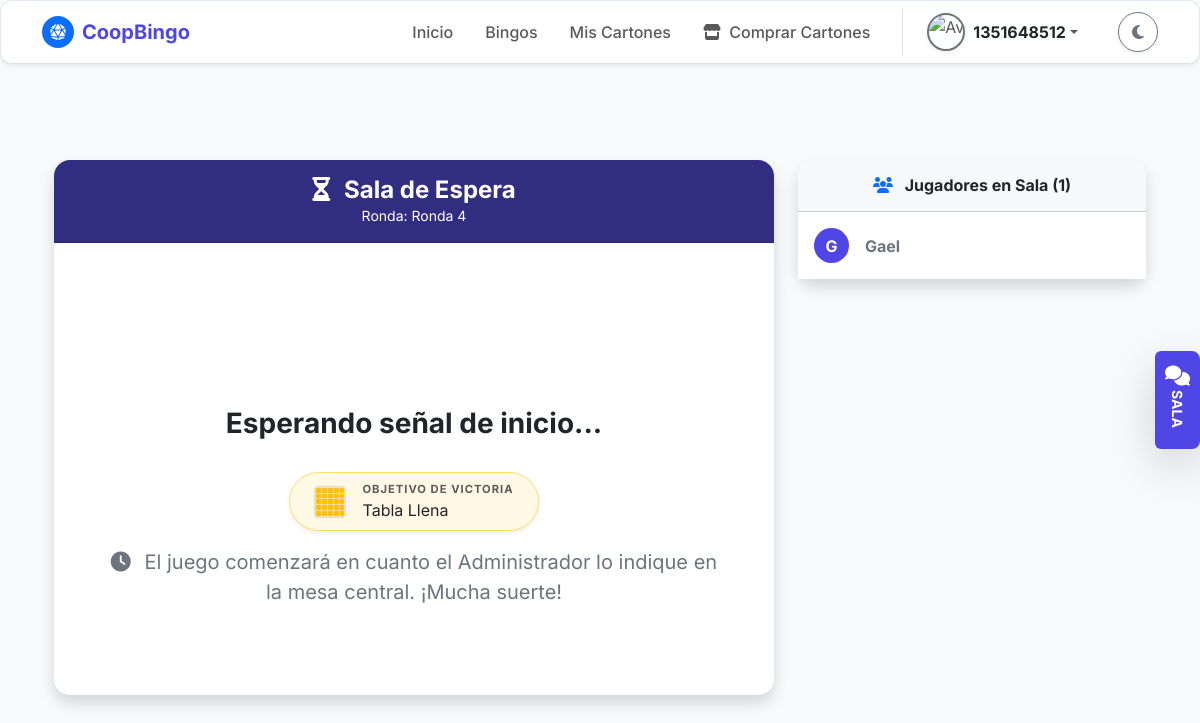
Page /juego/sala-espera/18/ (signed in) on the committed database.
### bingo/models.py (models this page shows, shortened)
class PartidaBingo(models.Model):
    ESTADO_PARTIDA_CHOICES = [
        ('Programada', 'Programada'),
        ('En Juego', 'En Juego'),
        ('Verificando', 'Verificando'),
        ('Desempate', 'Desempate'),
        ('Finalizada', 'Finalizada'),
    ]
    ESTADO_MODALIDAD_CHOICES = [
        ('Las Cuatro Esquinas', 'Las Cuatro Esquinas'),
        ('Tabla Llena', 'Tabla Llena'),
        ('Linea Vertical', 'Linea Vertical'),
        ('En Diagonal', 'En Diagonal'),
        ('Forma de X', 'Forma de X'),
        ('Forma de Cruz', 'Forma de Cruz'),
        ('Marco de Foto', 'Marco de Foto'),
        ('Forma de L', 'Forma de L'),
        ('Forma de C', 'Forma de C'),
        ('Forma de T', 'Forma de T'),
        ('Forma de U', 'Forma de U'),
        ('Forma de H', 'Forma de H'),
        ('Forma de Z', 'Forma de Z'),
        ('Forma de Flecha', 'Forma de Flecha'),
    ]
    ESTADO_PREMIO_MATERIAL_CHOICES = [
        ('No Aplica', 'No Aplica'),
        ('Pendiente', 'Pendiente'),
        ('Entregando', 'Entregando'),
        ('Entregado', 'Entregado'),
    ]
    idpartidabingo = models.AutoField(primary_key=True)
    idbingo = models.ForeignKey(
        'Bingo',
        on_delete=models.PROTECT,
        db_column='idbingo',
        verbose_name="Evento de Bingo"
    )
    idjugadororganador = models.ForeignKey(
        'Jugador',
        on_delete=models.SET_NULL,
        null=True,
        blank=True,
        db_column='idjugadororganador',
        verbose_name="Jugador Organizador / Ganador"
    )
    idaporte = models.ForeignKey(
        'AporteSemanal',
        on_delete=models.SET_NULL,
        null=True,
        blank=True,
        db_column='idaporte',
        verbose_name="Aporte Semanal a la partida de bingo"
    )
    nombreronda = models.CharField(
        max_length=100,
        verbose_name="Nombre de la Ronda"
    )
    modalidad_victoria = models.CharField(
        max_length=50,
        choices=ESTADO_MODALIDAD_CHOICES,
        verbose_name="Modalidad de juego (relleno de carton)"
    )
    valorpremio = models.DecimalField(
        max_digits=10,
        decimal_places=2,
        validators=[MinValueValidator(Decimal('0.00'))],
        null=True,
        blank=True,
        verbose_name="Valor del premio"
    )
    premiomaterial = models.CharField(
        max_length=150,
        null=True,
        blank=True,
        verbose_name="Premio Material"
    )
    estadopremiomaterial = models.CharField(
        max_length=20,
        choices=ESTADO_PREMIO_MATERIAL_CHOICES,
        default='No Aplica',
        verbose_name="Estado Logístico del Premio"
    )
    estadopartida = models.CharField(
        max_length=20,
        choices=ESTADO_PARTIDA_CHOICES,
        default='En Juego',
        verbose_name="Estado de la Partida"
    )
    bolascantadas = models.TextField(
        verbose_name="Historial de Bolas Cantadas"
    )
    ultimabola = models.IntegerField(
        verbose_name="Última Bola Cantada"
    )
    haydesempate = models.BooleanField(
        null=True,
        blank=True,
        verbose_name="¿Hubo Desempate?"
    )
    idbingadores = models.TextField(
        null=True,
        blank=True,
        verbose_name="IDs de los Ganadores"
    )
    bolamayordesempate = models.IntegerField(
        null=True,
        blank=True,
        verbose_name="Bola Mayor (Desempate)"
    )
    sorteodesempate = models.JSONField(null=True, blank=True, default=dict)
    horainicio = models.DateTimeField(
        null=True,
        blank=True,
        verbose_name="Hora de Inicio"
    )
    horafin = models.DateTimeField(
        null=True,
        blank=True,
        verbose_name="Hora de Finalización"
    )
    class Meta:
        db_table = 'PartidaBingo'
        verbose_name = 'Partida de Bingo'
        verbose_name_plural = 'Partidas de BAingo'

class Jugador(models.Model):
    ESTADO_CUENTA_CHOICES = [
        ('Activo', 'Activo'),
        ('Suspendido', 'Suspendido'),
        ('Moroso', 'Moroso'),
    ]
    idjugador = models.AutoField(primary_key=True)
    idsocio = models.ForeignKey(
        'Socio',
        on_delete=models.SET_NULL,
        null=True,
        blank=True,
        db_column='idsocio',
        verbose_name="Socio Vinculado"
    )
    nombresjugador = models.CharField(
        max_length=150,
        null=True,
        blank=True,
        verbose_name="Nombres Completos"
    )
    apellidosjugador = models.CharField(
        max_length=150,
        null=True,
        blank=True,
        verbose_name="Apellidos Completos"
    )
    nacionalidad = models.CharField(max_length=50, default='Ecuatoriana', verbose_name="Nacionalidad")
    cedulaidentidadjugador = models.CharField(
        max_length=20,
        unique=True,
        null=True,
        blank=True,
        verbose_name="Cédula de Identidad"
    )
    foto_cedula_frontal = models.ImageField(upload_to='media/jugador/cedula/frontal/', null=True, blank=True, verbose_name="Foto Cédula Frontal")
    foto_cedula_trasera = models.ImageField(upload_to='media/jugador/cedula/trasera/', null=True, blank=True, verbose_name="Foto Cédula Trasera")
    avatarjugador = models.ImageField(
        upload_to='media/jugador/avatar/',
        null=True,
        blank=True,
        verbose_name="Avatar/Foto"
    )
    aliasjugador = models.CharField(
        max_length=100,
        unique=True,
        null=True,
        blank=True,
        verbose_name="Alias en el Juego"
    )
    correojugador = models.EmailField(
        max_length=200,
        unique=True,
        null=True,
        blank=True,
        verbose_name="Correo Electrónico"
    )
    fecharegistrojugador = models.DateTimeField(
        auto_now_add=True,
        verbose_name="Fecha de Registro"
    )
    saldocreditojugador = models.DecimalField(
        max_digits=10,
        decimal_places=2,
        default=Decimal('0.00'),
        validators=[MinValueValidator(Decimal('0.00'))],
        verbose_name="Saldo/Crédito (Dinero Real)"
    )
    saldovirtualjugador = models.DecimalField(
        max_digits=10,
        decimal_places=2,
        default=Decimal('0.00'),
        validators=[MinValueValidator(Decimal('0.00'))],
        verbose_name="Saldo Virtual (Fichas/Puntos)"
    )
    estadocuentajugador = models.CharField(
        max_length=20,
        choices=ESTADO_CUENTA_CHOICES,
        default='Activo',
        verbose_name="Estado de Cuenta"
    )
    class Meta:
        db_table = 'Jugador'
        verbose_name = 'Jugador'
        verbose_name_plural = 'Jugadores'

### bingo/views.py (the view)
# urls.py: path('juego/sala-espera/<int:id_partida>/', views.sala_espera, name='sala_espera'),
def sala_espera(request, id_partida):
    if not request.user.is_authenticated:
        return render(request, 'cuentas/acceso_denegado.html')
    jugador = Jugador.objects.filter(cedulaidentidadjugador=request.user.username).first()
    if not jugador:
        return redirect('registro_jugador')
    partida = get_object_or_404(PartidaBingo, idpartidabingo=id_partida)
    if partida.estadopartida == 'En Juego':
        return redirect('tablero_tiempo_real', id_partida=partida.idpartidabingo)
    if partida.estadopartida in ['Verificando', 'Desempate'] and partida.idbingadores:
        ids_vip = [int(i.strip()) for i in str(partida.idbingadores).split(',') if i.strip()]
        if jugador.idjugador in ids_vip:
            return redirect('sala_espera_desempate', id_partida=partida.idpartidabingo)
    jugadores_en_sala = Jugador.objects.filter(
        sesionjuego__idpartida=partida,
        sesionjuego__estadosesion='Activa'
    ).distinct().order_by('aliasjugador')
    mensajes_historial = MensajeChat.objects.filter(idbingo=partida.idbingo).order_by('fechahora')
    contexto = {
        'partida': partida,
        'jugador': jugador,
        'jugadores_en_sala': jugadores_en_sala,
        'mensajes_historial': mensajes_historial # Añadir esta línea
    }
    return render(request, 'partida/sala_espera.html', contexto)

### bingo/templates/partida/sala_espera.html (shortened to what this page needs)
{% extends 'comunes/base.html' %}
{% load static %}
{% block content %}
<div class="container mt-5">
    <div class="row justify-content-center">
        <div class="col-md-8 mb-4">
            <div class="card shadow border-0 rounded-4">
                <div class="card-header bg-indigo text-white text-center py-3 rounded-top-4" style="background-color: #312E81;">
                    <h4 class="mb-0 fw-bold"><i class="fas fa-hourglass-half me-2"></i> Sala de Espera</h4>
                    <p class="mb-0 small">Ronda: {{ partida.nombreronda }}</p>
                </div>
                <div class="card-body p-5">
                    <div class="text-center py-4">
                        <h3 class="fw-bold animate__animated animate__pulse animate__infinite">
                            Esperando señal de inicio...
                        </h3>
                        <div class="d-inline-flex align-items-center gap-3 bg-warning bg-opacity-10 border border-warning border-opacity-50 rounded-pill px-4 py-2 mt-4 animate__animated animate__fadeInUp shadow-sm">
                            <div class="render-micro-carton" data-modalidad="{{ partida.modalidad_victoria }}"></div>
                            <div class="text-start">
                                <span class="d-block small text-muted fw-bold text-uppercase" style="font-size: 0.7rem; letter-spacing: 1px;">Objetivo de Victoria</span>
                                    <span class="animate__animated animate__fadeInDown ">{{ partida.modalidad_victoria }}</span>
                            </div>
                        </div>
                        <p class="text-secondary mt-3 fs-5">
                            <i class="fas fa-clock me-2"></i> El juego comenzará en cuanto el Administrador lo indique en la mesa central. ¡Mucha suerte!
                        </p>
                    </div>
                </div>
            </div>
        </div>
        <div class="col-md-4">
            <div class="card shadow border-0 rounded-4">
                <div class="card-header bg-body-tertiary text-center py-3 rounded-top-4">
                    <h6 class="mb-0 fw-bold text-body">
                        <i class="fas fa-users me-2 text-primary"></i> Jugadores en Sala (<span class="contador-dinamico">{{ jugadores_en_sala.count }}</span>)
                    </h6>
                </div>
                <div class="card-body p-0" style="max-height: 300px; overflow-y: auto;">
                    <ul class="list-group list-group-flush lista-jugadores-dinamica">
                        {% for j in jugadores_en_sala %}
                            <li class="list-group-item d-flex align-items-center py-3" data-alias="{{ j.aliasjugador }}">
                                <div class="text-white rounded-circle d-flex justify-content-center align-items-center me-3"
                                     style="width: 35px; height: 35px; font-weight: bold; background-color: #4F46E5;">
                                    {{ j.aliasjugador|slice:":1"|upper }}
                                </div>
                                <span class="fw-bold text-secondary">{{ j.aliasjugador }}</span>
                            </li>
                        {% empty %}
                            <li class="list-group-item text-center text-muted py-4">
                                <i class="fas fa-user-clock mb-2 fs-3 animate__animated animate__fadeInDown"></i><br>
                                Eres el primero en llegar.
                            </li>
                        {% endfor %}
                    </ul>
                </div>
            </div>
        </div>
    </div>
</div>
{% include 'componentes/panel_social.html' %}
{% endblock %}

### bingo/templates/comunes/navbar.html (shortened to what this page needs)
{% load static %}
<nav class="navbar navbar-expand-lg border-bottom card-minimalista mb-4 shadow-sm">
    <div class="container">
        <a class="navbar-brand fw-bold d-flex align-items-center" href="{% url 'inicio' %}" style="color: var(--color-primario);">
            <div class="rounded-circle bg-primary d-flex align-items-center justify-content-center me-2" style="width: 32px; height: 32px;">
                <i class="fas fa-dice-d20 text-white" style="font-size: 16px;"></i>
            </div>
            <span>CoopBingo</span>
        </a>
        <div class="collapse navbar-collapse" id="navPrincipal">
            <ul class="navbar-nav ms-auto align-items-center">
                <li class="nav-item">
                    <a class="nav-link px-3 fw-medium" href="{% url 'inicio' %}">Inicio</a>
                </li>
                <li class="nav-item">
                        <a class="nav-link px-3 fw-medium" href="{% url 'bingo' %}">Bingos</a>
                </li>
                {% if user.is_authenticated %}
                    <li class="nav-item">
                        <a class="nav-link px-3 fw-medium" href="{% url 'mis_cartones' %}">Mis Cartones</a>
                    </li>
                    <li class="nav-item">
                        <a class="nav-link px-3 fw-medium" href="{% url 'venta_cartones' %}">
                            <i class="fas fa-store me-1"></i> Comprar Cartones
                        </a>
                    </li>
                    <li class="nav-item dropdown ms-lg-3 ps-lg-3 border-start-lg">
                        <a class="nav-link dropdown-toggle d-flex align-items-center py-1" href="#" id="userDropdown" role="button" data-bs-toggle="dropdown" aria-expanded="false">
                            {% if request.session.avatar_url %}
                                <img src="{{ request.session.avatar_url }}" alt="Avatar" class="rounded-circle object-fit-cover me-2 border border-2 border-primary shadow-sm" style="width: 38px; height: 38px;">
                            {% else %}
                                <img src="{% static 'img/default_avatar.png' %}" alt="Avatar" class="rounded-circle object-fit-cover me-2 border border-2 border-secondary shadow-sm" style="width: 38px; height: 38px;">
                            {% endif %}
                            <span class="fw-bold text-body">{{ request.session.user_nombre|default:user.first_name }}</span>
                        </a>
                    </li>
                {% endif %}
                <li class="nav-item ms-lg-3 ps-lg-3 mt-3 mt-lg-0 pt-3 pt-lg-0">
                    <button class="btn btn-outline-secondary rounded-circle shadow-sm d-flex justify-content-center align-items-center" id="themeToggle" style="width: 40px; height: 40px;">
                        <i class="fas fa-moon" id="themeIcon"></i>
                    </button>
                </li>
            </ul>
        </div>
    </div>
</nav>

### bingo/static/css/base.css (style rules this page uses)
:root { --bg-principal: #f8fafc; --bg-tarjetas: #ffffff; --texto-principal: #1e293b; --texto-secundario: #64748b; --color-primario: #4f46e5; --color-primario-hover: #4338ca; --borde-suave: 1px solid #e2e8f0; --sombra-minimalista: 0 4px 6px -1px rgba(0, 0, 0, 0.05), 0 2px 4px -1px rgba(0, 0, 0, 0.03); }
body { background-color: var(--bg-principal); color: var(--texto-principal); font-family: 'Inter', sans-serif; transition: background-color 0.3s ease, color 0.3s ease; -webkit-font-smoothing: antialiased; }
.card-minimalista { background-color: var(--bg-tarjetas); border: var(--borde-suave); border-radius: 12px; box-shadow: var(--sombra-minimalista); transition: transform 0.2s ease, box-shadow 0.2s ease, background-color 0.3s ease; }
.nav-link { transition: color 0.3s ease; }

### bingo/templates/comunes/navbar.html (style rules this page uses)
@media (min-width: 992px) { .border-start-lg { border-left: 1px solid var(--bs-border-color) !important; } }

### rows in the picture
PartidaBingo: nombreronda "Ronda 4", modalidad_victoria "Tabla Llena"
Jugador: aliasjugador "G", aliasjugador "Gael"

### other values in the picture
{{ request.session.user_nombre|default:user.first_name }} "1351648512"
{{ jugadores_en_sala.count }} "1"
